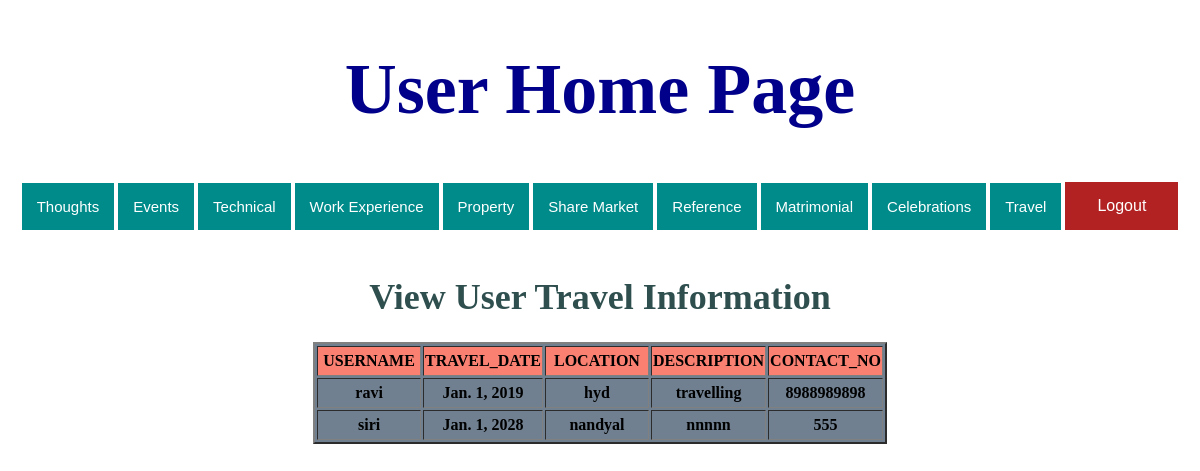
The app's page /viewtravel/ with its own data.
### cewn/models.py (models this page shows)
class Travel(models.Model):
    username = models.CharField(max_length=30)
    travel_date = models.DateField()
    location = models.TextField()
    description = models.TextField()
    contact_no = models.IntegerField()

### templates/Userview/viewtravel.html (shortened to what this page needs)
<!DOCTYPE html>
<html lang="en">
<head>
</head>
<body>
{% include "Userview/usermenu.html" %}<BR>
<h1 style="font-size:3vw"; align="center" ><font color="#2f4f4f">View User Travel Information</font></h1>
{% if object_list %}
<table align="center" border="2" bgcolor="#708090">
    <tr bgcolor="#fa8072" height="30">
        <th width="100">USERNAME</th>
        <th width="100">TRAVEL_DATE</th>
        <th width="100">LOCATION</th>
        <th width="100">DESCRIPTION</th>
        <th width="100">CONTACT_NO</th>
    </tr>
    {% for x in object_list %}
        <tr height="30">
        <th width="100">{{x.username}}</th>
        <th width="100">{{ x.travel_date}}</th>
        <th width="100">{{ x.location}}</th>
        <th width="100">{{ x.description}}</th>
        <th width="100">{{ x.contact_no}}</th>
        </tr>
    {% endfor %}
</table>
{% else %}
<h3 align="center"><font color="#8a2be2">No Information Available</font> </h3>
{% endif %}
</body>
</html>

### records on screen
Travel: username "ravi", travel_date "Jan. 1, 2019", location "hyd", description "travelling", contact_no "8988989898"
Travel: username "siri", travel_date "Jan. 1, 2028", location "nandyal", description "nnnnn", contact_no "555"
